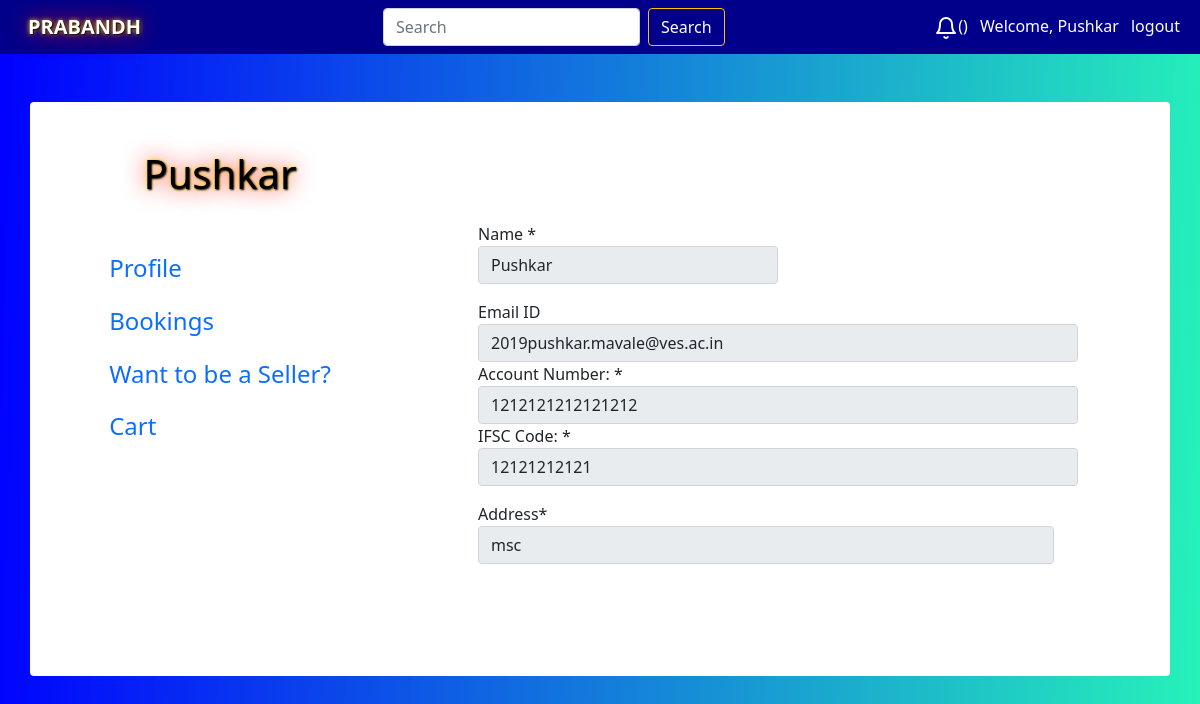
The app's page /user/profile/ (signed in), older data.
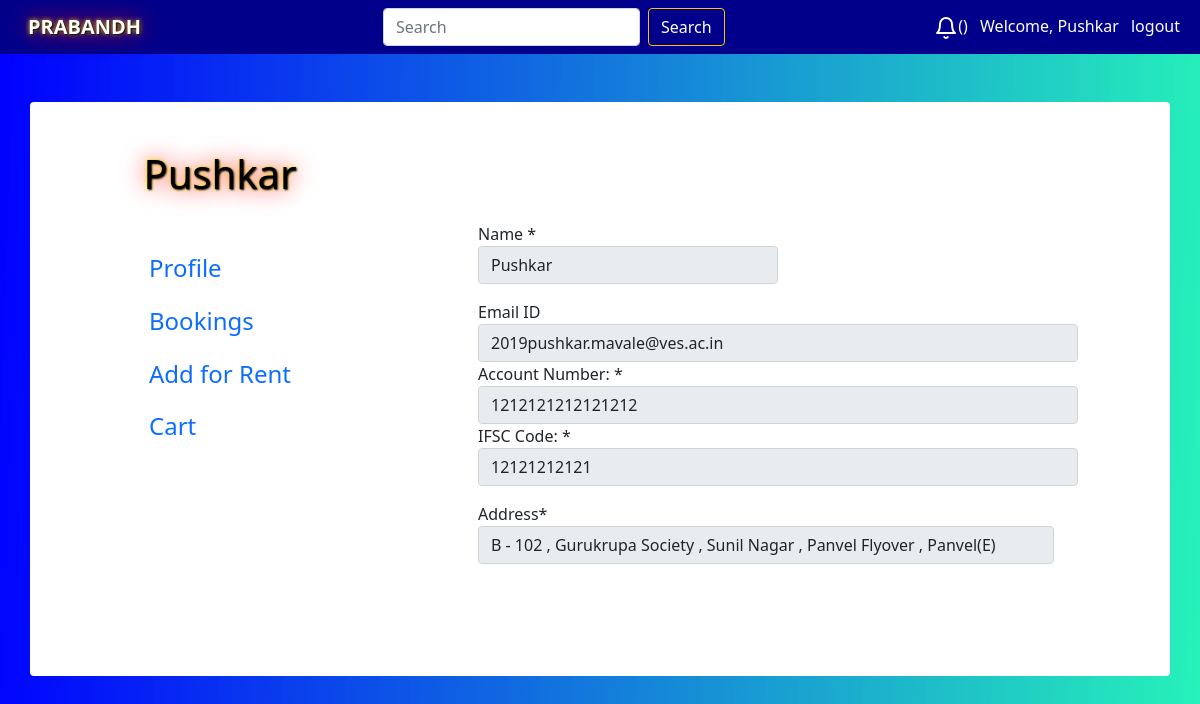
The same page, newer data.
### User/models.py (models this page shows)
class Profile(models.Model):
    user=models.OneToOneField(User,related_name='profile', on_delete=models.CASCADE)
    bank_acc_no=models.CharField(max_length=16,validators=[MinLengthValidator(16)])
    ifsc=models.CharField(max_length=11,validators=[MinLengthValidator(11)])
    address=models.TextField()
    seller=models.BooleanField(default=False)
    def __str__(self):
        return self.user.username

### User/views.py (the view)
# urls.py: path('profile/',user_views.profile,name="profile"),
def profile(request):
    user = request.user
    print(user)
    u = User.objects.get(username=user)
    Profiles = Profile.objects.filter(user=u)
    isSeller=Profile.objects.get(user=u).seller
    print(isSeller)
    print(Profiles)
    param_profile = {
        'Profile' : Profiles,
        'u':isSeller
    }
    return render(request,'User/profile.html',param_profile)

### User/templates/User/profile.html (shortened to what the changed rows need)
{% extends 'User/basic.html' %}
{% load static %}
{% block content %}
<body>
    <div class="container rounded bg-white mt-5 mb-5">
        <div class="row">
            <div class="col-md-4 border-right">
                <div class="d-flex flex-column align-items-center text-center p-3 py-5">
                    <h1 class="font-weight-bold user">{{user}}</h1>
                    <div class="p-3 py-5">
                        {% if u %}
                        <div class="d-flex justify-content-between align-items-center mb-3">
                            <h4 class="text-right"><a href="/putrent/" class="text-decoration-none"> Add for Rent </a>
                            </h4>
                        </div>
                        {% else %}
                        <div class="d-flex justify-content-between align-items-center mb-3">
                            <h4 class="text-right"><a href="{% url 'seller' %}" class="text-decoration-none"> Want to be a Seller? </a>
                            </h4>
                        </div>
                        {% endif %}
                    </div>
                </div>
            </div>
            <div class="col-md">
                <div class="p-3 py-5">
                    <div id="profile">
                        <!doctype html>
                        <html>
                        <head>
                            <link href='https://cdn.jsdelivr.net/npm/bootstrap@5.0.0-alpha1/dist/css/bootstrap.min.css'
                                rel='stylesheet'>
                        </head>
                        <body class='snippet-body'>
                            <body class='snippet-body'>
                                <div class="container rounded bg-white mt-5 mb-5">
                                    <div class="p-3 py-3">
                                        {% for profile in Profile %}
                                        <form>
                                            <div class="row mt-2">
                                                <div class="col-md-6"><label class="labels-1">Name <span
                                                            class="required">*</span> </label><input type="text"
                                                        class="form-control" placeholder="None" value="{{user}}"
                                                        disabled>
                                                </div>
                                                <div class="row mt-3">
                                                    <div class="col-md-12"><label class="labels-1">Email ID</label>
                                                        <input type="text" class="form-control" placeholder="None"
                                                            value="{{request.user.email}}" disabled>
                                                    </div>
                                                    <div class="col-md-12"><label class="labels-1">Account Number: <span
                                                                class="required">*</span></label>
                                                        <input type="text" class="form-control" placeholder="None"
                                                            value="{{profile.bank_acc_no}}" disabled>
                                                    </div>
                                                    <div class="col-md-12"><label class="labels-1">IFSC Code: <span
                                                                class="required">*</span></label>
                                                        <input type="text" class="form-control" placeholder="None"
                                                            value="{{profile.ifsc}}" disabled>
                                                    </div>
                                                    <div class="row mt-3">
                                                        <div class="col-md-12"><label class="labels-1">Address<span
                                                                    class="required">*</span></label>
                                                            <input type="text" class="form-control" placeholder="None"
                                                                value="{{profile.address}}" disabled>
                                                        </div>
                                        </form>
                                        {% endfor %}
                                    </div>
                                </div>
                    </div>
                </div>
            </div>
        </div>
    </div>
</body>
</html>
</body>
{% endblock%}

Row changes from the older to the newer data that the page shows:
changed Profile: address "msc" → "B - 102 , Gurukrupa Society , Sunil Nagar , Panvel Flyover , Panvel(E)"
Text that changed along with them:
text no longer shown: "Want to be a Seller?"
text now shown: "Add for Rent"
